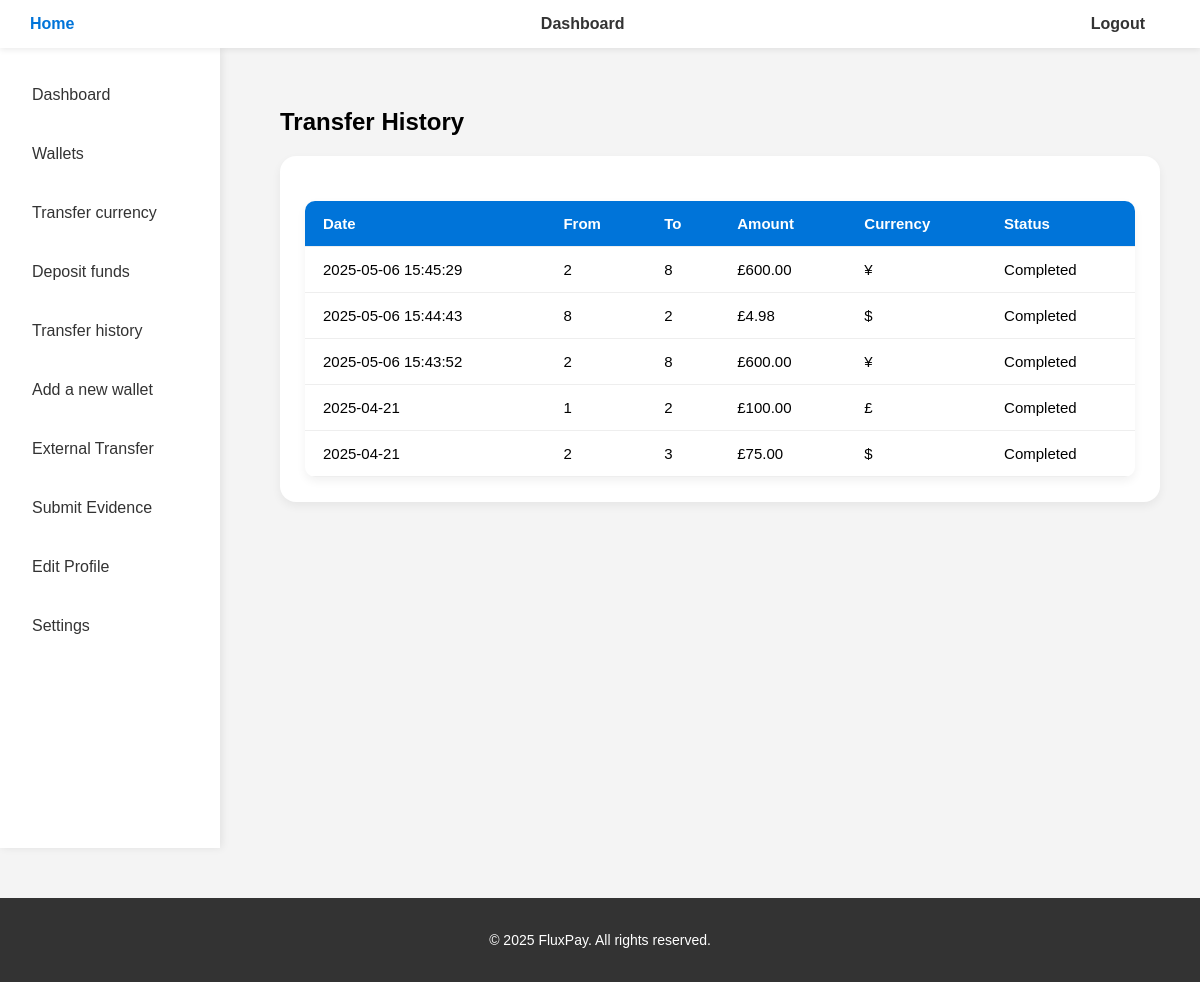
Page /php/history.php (signed in) on the committed database.
### tables this page shows
CREATE TABLE Transactions (
    transactionID integer primary key autoincrement,
    fromAccountID integer not null,
    toAccountID integer, -- <== now NULL allowed
    amount decimal(10,2) not null,
    currencyID integer not null,
    transactionType varchar(50) not null,
    transactionDate text not null,
    exchangeRate decimal(10,4) not null,
    status varchar(50) not null check(status in ('Pending', 'Completed', 'Failed', 'Refunded')),
    foreign key (fromAccountID) references Account(accountID),
    foreign key (toAccountID) references Account(accountID),
    foreign key (currencyID) references Currency(currencyID)
);

CREATE TABLE Currency (
    currencyID INTEGER PRIMARY KEY AUTOINCREMENT,
    currencyCode TEXT UNIQUE NOT NULL,
    currencySymbol TEXT NOT NULL
);

### php/history.php (the view, shortened to what this page needs)
<?php
include "../components/config.php";
$query = "SELECT accountID FROM Account WHERE userID = :userID";
$stmt = $pdo->prepare($query);
$stmt->execute(['userID' => $_SESSION['user_id']]);
$accountIDs = array_column($stmt->fetchAll(PDO::FETCH_ASSOC), 'accountID');
if (!empty($accountIDs)) {
    $placeholders = implode(',', array_fill(0, count($accountIDs), '?'));
    $query = "SELECT t.*, c.currencyCode, c.currencySymbol
          FROM Transactions t
          JOIN Currency c ON t.currencyID = c.currencyID
          WHERE fromAccountID IN ($placeholders) OR toAccountID IN ($placeholders)
          ORDER BY transactionDate DESC";
    $stmt = $pdo->prepare($query);
    $stmt->execute(array_merge($accountIDs, $accountIDs));
    $transactions = $stmt->fetchAll(PDO::FETCH_ASSOC);
} else {
    $transactions = [];
}
?>
<!DOCTYPE html>
<html lang="en">
<head>
    <link rel="stylesheet" href="../css/styles.css">
</head>
<body>
<?php include "../components/header.php"; ?>
<div class="dashboard-container">
    <?php include "../components/sidebar_user.php"; ?>
    <div class="main-content">
        <h2>Transfer History</h2>
        <div class="card">
            <?php if (empty($transactions)): ?>
                <p>No Transactions Yet.</p>
            <?php else: ?>
                <table>
                    <thead>
                        <tr>
                            <th>Date</th>
                            <th>From</th>
                            <th>To</th>
                            <th>Amount</th>
                            <th>Currency</th>
                            <th>Status</th>
                        </tr>
                    </thead>
                    <tbody>
                        <?php foreach ($transactions as $transaction): ?>
                            <tr>
                                <td><?php echo htmlspecialchars($transaction['transactionDate']); ?></td>
                                <td><?php echo htmlspecialchars($transaction['fromAccountID']); ?></td>
                                <td><?php echo htmlspecialchars($transaction['toAccountID']); ?></td>
                                <td>£<?php echo htmlspecialchars(number_format($transaction['amount'], 2)); ?></td>
                                <td><?php echo htmlspecialchars($transaction['currencySymbol']); ?></td>
                                <td><?php echo htmlspecialchars(ucfirst($transaction['status'])); ?></td>
                            </tr>
                        <?php endforeach; ?>
                    </tbody>
                </table>
            <?php endif; ?>
        </div>
    </div>
</div>
<?php include "../components/footer.php"; ?>
</body>
</html>

### css/styles.css (style rules this page uses)
body, html { margin: 0; padding: 0; font-family: 'Arial', sans-serif; background-color: #f4f4f4; }
*, *::before, *::after { box-sizing: border-box; transition: all 0.3s ease; }
.dashboard-container { display: flex; min-height: 100vh; }
.main-content { margin-left: 240px; padding: 40px; width: calc(100% - 240px); }
.card { background-color: white; padding: 25px; margin-bottom: 30px; border-radius: 16px; box-shadow: 0 4px 10px rgba(0,0,0,0.06); transition: transform 0.2s ease; }
table { width: 100%; background-color: white; border-collapse: collapse; margin-top: 20px; border-radius: 10px; overflow: hidden; box-shadow: 0 4px 10px rgba(0,0,0,0.06); }
th, td { padding: 14px 18px; text-align: left; border-bottom: 1px solid #eee; font-size: 15px; }
th { background-color: #0074D9; color: white; }

### rows in the picture
transactions: transactionDate "2025-05-06 15:45:29", fromAccountID "2", toAccountID "8", amount "600.00", currencyID.currencySymbol "¥", status "Completed"
transactions: transactionDate "2025-05-06 15:44:43", fromAccountID "8", toAccountID "2", amount "4.98", currencyID.currencySymbol "$", status "Completed"
transactions: transactionDate "2025-05-06 15:43:52", fromAccountID "2", toAccountID "8", amount "600.00", currencyID.currencySymbol "¥", status "Completed"
transactions: transactionDate "2025-04-21", fromAccountID "1", toAccountID "2", amount "100.00", currencyID.currencySymbol "£", status "Completed"
transactions: transactionDate "2025-04-21", fromAccountID "2", toAccountID "3", amount "75.00", currencyID.currencySymbol "$", status "Completed"
